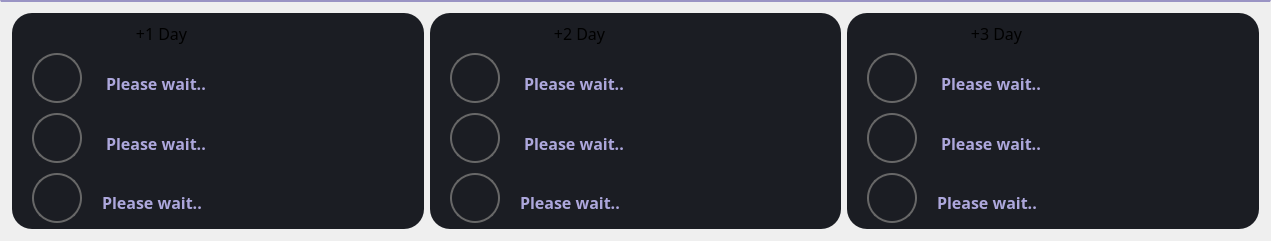
              <widget class="QFrame" name="weather_forecast_frame_2">
               <property name="geometry">
                <rect>
                 <x>0</x>
                 <y>180</y>
                 <width>1271</width>
                 <height>241</height>
                </rect>
               </property>
               <property name="styleSheet">
                <string notr="true">QFrame{border-top: 2px solid rgb(154, 148, 196)}</string>
               </property>
               <property name="frameShape">
                <enum>QFrame::StyledPanel</enum>
               </property>
               <property name="frameShadow">
                <enum>QFrame::Raised</enum>
               </property>
               <layout class="QHBoxLayout" name="horizontalLayout_5">
                <item>
                 <widget class="QFrame" name="frame_12">
                  <property name="styleSheet">
                   <string notr="true">background-color: rgb(27, 29, 35);
padding: 10px;
border-radius: 20px;
border: none;</string>
                  </property>
                  <property name="frameShape">
                   <enum>QFrame::StyledPanel</enum>
                  </property>
                  <property name="frameShadow">
                   <enum>QFrame::Raised</enum>
                  </property>
                  <widget class="QLabel" name="forecast_time1_2">
                   <property name="geometry">
                    <rect>
                     <x>19</x>
                     <y>0</y>
                     <width>261</width>
                     <height>41</height>
                    </rect>
                   </property>
                   <property name="minimumSize">
                    <size>
                     <width>0</width>
                     <height>30</height>
                    </size>
                   </property>
                   <property name="font">
                    <font>
                     <family>Adobe Caslon Pro</family>
                     <pointsize>12</pointsize>
                    </font>
                   </property>
                   <property name="styleSheet">
                    <string notr="true">border: none;</string>
                   </property>
                   <property name="text">
                    <string>+1 Day</string>
                   </property>
                   <property name="alignment">
                    <set>Qt::AlignCenter</set>
                   </property>
                  </widget>
                  <widget class="QLabel" name="forecast_icon1_2">
                   <property name="geometry">
                    <rect>
                     <x>20</x>
                     <y>40</y>
                     <width>50</width>
                     <height>50</height>
                    </rect>
                   </property>
                   <property name="minimumSize">
                    <size>
                     <width>50</width>
                     <height>50</height>
                    </size>
                   </property>
                   <property name="maximumSize">
                    <size>
                     <width>50</width>
                     <height>50</height>
                    </size>
                   </property>
                   <property name="font">
                    <font>
                     <pointsize>2</pointsize>
                    </font>
                   </property>
                   <property name="styleSheet">
                    <string notr="true">border: none;
padding: 5px;
border: 2px solid rgb(103, 103, 103);
border-radius: 25px;
color: rgb(252, 191, 130);</string>
                   </property>
                   <property name="text">
                    <string/>
                   </property>
                   <property name="scaledContents">
                    <bool>true</bool>
                   </property>
                  </widget>
                  <widget class="QLabel" name="forecast_temp1_2">
                   <property name="geometry">
                    <rect>
                     <x>80</x>
                     <y>50</y>
                     <width>129</width>
                     <height>40</height>
                    </rect>
                   </property>
                   <property name="minimumSize">
                    <size>
                     <width>0</width>
                     <height>30</height>
                    </size>
                   </property>
                   <property name="font">
                    <font>
                     <family>Adobe Caslon Pro</family>
                     <pointsize>12</pointsize>
                     <weight>75</weight>
                     <bold>true</bold>
                    </font>
                   </property>
                   <property name="styleSheet">
                    <string notr="true">color: rgb(173, 167, 220);border: none;</string>
                   </property>
                   <property name="text">
                    <string>Please wait..</string>
                   </property>
                  </widget>
                  <widget class="QLabel" name="forecast_temp1_3">
                   <property name="geometry">
                    <rect>
                     <x>80</x>
                     <y>110</y>
                     <width>129</width>
                     <height>40</height>
                    </rect>
                   </property>
                   <property name="minimumSize">
                    <size>
                     <width>0</width>
                     <height>30</height>
                    </size>
                   </property>
                   <property name="font">
                    <font>
                     <family>Adobe Caslon Pro</family>
                     <pointsize>12</pointsize>
                     <weight>75</weight>
                     <bold>true</bold>
                    </font>
                   </property>
                   <property name="styleSheet">
                    <string notr="true">color: rgb(173, 167, 220);border: none;</string>
                   </property>
                   <property name="text">
                    <string>Please wait..</string>
                   </property>
                  </widget>
                  <widget class="QLabel" name="forecast_icon1_3">
                   <property name="geometry">
                    <rect>
                     <x>20</x>
                     <y>100</y>
                     <width>50</width>
                     <height>50</height>
                    </rect>
                   </property>
                   <property name="minimumSize">
                    <size>
                     <width>50</width>
                     <height>50</height>
                    </size>
                   </property>
                   <property name="maximumSize">
                    <size>
                     <width>50</width>
                     <height>50</height>
                    </size>
                   </property>
                   <property name="font">
                    <font>
                     <pointsize>2</pointsize>
                    </font>
                   </property>
                   <property name="styleSheet">
                    <string notr="true">border: none;
padding: 5px;
border: 2px solid rgb(103, 103, 103);
border-radius: 25px;
color: rgb(252, 191, 130);</string>
                   </property>
                   <property name="text">
                    <string/>
                   </property>
                   <property name="scaledContents">
                    <bool>true</bool>
                   </property>
                  </widget>
                  <widget class="QLabel" name="forecast_temp1_4">
                   <property name="geometry">
                    <rect>
                     <x>76</x>
                     <y>169</y>
                     <width>129</width>
                     <height>40</height>
                    </rect>
                   </property>
                   <property name="minimumSize">
                    <size>
                     <width>0</width>
                     <height>30</height>
                    </size>
                   </property>
                   <property name="font">
                    <font>
                     <family>Adobe Caslon Pro</family>
                     <pointsize>12</pointsize>
                     <weight>75</weight>
                     <bold>true</bold>
                    </font>
                   </property>
                   <property name="styleSheet">
                    <string notr="true">color: rgb(173, 167, 220);border: none;</string>
                   </property>
                   <property name="text">
                    <string>Please wait..</string>
                   </property>
                  </widget>
                  <widget class="QLabel" name="forecast_icon1_4">
                   <property name="geometry">
                    <rect>
                     <x>20</x>
                     <y>160</y>
                     <width>50</width>
                     <height>50</height>
                    </rect>
                   </property>
                   <property name="minimumSize">
                    <size>
                     <width>50</width>
                     <height>50</height>
                    </size>
                   </property>
                   <property name="maximumSize">
                    <size>
                     <width>50</width>
                     <height>50</height>
                    </size>
                   </property>
                   <property name="font">
                    <font>
                     <pointsize>2</pointsize>
                    </font>
                   </property>
                   <property name="styleSheet">
                    <string notr="true">border: none;
padding: 5px;
border: 2px solid rgb(103, 103, 103);
border-radius: 25px;
color: rgb(252, 191, 130);</string>
                   </property>
                   <property name="text">
                    <string/>
                   </property>
                   <property name="scaledContents">
                    <bool>true</bool>
                   </property>
                  </widget>
                 </widget>
                </item>
                <item>
                 <widget class="QFrame" name="frame_13">
                  <property name="styleSheet">
                   <string notr="true">background-color: rgb(27, 29, 35);
padding: 10px;
border-radius: 20px;
border: none;</string>
                  </property>
                  <property name="frameShape">
                   <enum>QFrame::StyledPanel</enum>
                  </property>
                  <property name="frameShadow">
                   <enum>QFrame::Raised</enum>
                  </property>
                  <widget class="QLabel" name="forecast_time1_4">
                   <property name="geometry">
                    <rect>
                     <x>19</x>
                     <y>0</y>
                     <width>261</width>
                     <height>41</height>
                    </rect>
                   </property>
                   <property name="minimumSize">
                    <size>
                     <width>0</width>
                     <height>30</height>
                    </size>
                   </property>
                   <property name="font">
                    <font>
                     <family>Adobe Caslon Pro</family>
                     <pointsize>12</pointsize>
                    </font>
                   </property>
                   <property name="styleSheet">
                    <string notr="true">border: none;</string>
                   </property>
                   <property name="text">
                    <string>+2 Day</string>
                   </property>
                   <property name="alignment">
                    <set>Qt::AlignCenter</set>
                   </property>
                  </widget>
                  <widget class="QLabel" name="forecast_icon1_8">
                   <property name="geometry">
                    <rect>
                     <x>20</x>
                     <y>40</y>
                     <width>50</width>
                     <height>50</height>
                    </rect>
                   </property>
                   <property name="minimumSize">
                    <size>
                     <width>50</width>
                     <height>50</height>
                    </size>
                   </property>
                   <property name="maximumSize">
                    <size>
                     <width>50</width>
                     <height>50</height>
                    </size>
                   </property>
                   <property name="font">
                    <font>
                     <pointsize>2</pointsize>
                    </font>
                   </property>
                   <property name="styleSheet">
                    <string notr="true">border: none;
padding: 5px;
border: 2px solid rgb(103, 103, 103);
border-radius: 25px;
color: rgb(252, 191, 130);</string>
                   </property>
                   <property name="text">
                    <string/>
                   </property>
                   <property name="scaledContents">
                    <bool>true</bool>
                   </property>
                  </widget>
                  <widget class="QLabel" name="forecast_temp1_8">
                   <property name="geometry">
                    <rect>
                     <x>80</x>
                     <y>50</y>
                     <width>129</width>
                     <height>40</height>
                    </rect>
                   </property>
                   <property name="minimumSize">
                    <size>
                     <width>0</width>
                     <height>30</height>
                    </size>
                   </property>
                   <property name="font">
                    <font>
                     <family>Adobe Caslon Pro</family>
                     <pointsize>12</pointsize>
                     <weight>75</weight>
                     <bold>true</bold>
                    </font>
                   </property>
                   <property name="styleSheet">
                    <string notr="true">color: rgb(173, 167, 220);border: none;</string>
                   </property>
                   <property name="text">
                    <string>Please wait..</string>
                   </property>
                  </widget>
                  <widget class="QLabel" name="forecast_temp1_9">
                   <property name="geometry">
                    <rect>
                     <x>80</x>
                     <y>110</y>
                     <width>129</width>
                     <height>40</height>
                    </rect>
                   </property>
                   <property name="minimumSize">
                    <size>
                     <width>0</width>
                     <height>30</height>
                    </size>
                   </property>
                   <property name="font">
                    <font>
                     <family>Adobe Caslon Pro</family>
                     <pointsize>12</pointsize>
                     <weight>75</weight>
                     <bold>true</bold>
                    </font>
                   </property>
                   <property name="styleSheet">
                    <string notr="true">color: rgb(173, 167, 220);border: none;</string>
                   </property>
                   <property name="text">
                    <string>Please wait..</string>
                   </property>
                  </widget>
                  <widget class="QLabel" name="forecast_icon1_9">
                   <property name="geometry">
                    <rect>
                     <x>20</x>
                     <y>100</y>
                     <width>50</width>
                     <height>50</height>
                    </rect>
                   </property>
                   <property name="minimumSize">
                    <size>
                     <width>50</width>
                     <height>50</height>
                    </size>
                   </property>
                   <property name="maximumSize">
                    <size>
                     <width>50</width>
                     <height>50</height>
                    </size>
                   </property>
                   <property name="font">
                    <font>
                     <pointsize>2</pointsize>
                    </font>
                   </property>
                   <property name="styleSheet">
                    <string notr="true">border: none;
padding: 5px;
border: 2px solid rgb(103, 103, 103);
border-radius: 25px;
color: rgb(252, 191, 130);</string>
                   </property>
                   <property name="text">
                    <string/>
                   </property>
                   <property name="scaledContents">
                    <bool>true</bool>
                   </property>
                  </widget>
                  <widget class="QLabel" name="forecast_temp1_10">
                   <property name="geometry">
                    <rect>
                     <x>76</x>
                     <y>169</y>
                     <width>129</width>
                     <height>40</height>
                    </rect>
                   </property>
                   <property name="minimumSize">
                    <size>
                     <width>0</width>
                     <height>30</height>
                    </size>
                   </property>
                   <property name="font">
                    <font>
                     <family>Adobe Caslon Pro</family>
                     <pointsize>12</pointsize>
                     <weight>75</weight>
                     <bold>true</bold>
                    </font>
                   </property>
                   <property name="styleSheet">
                    <string notr="true">color: rgb(173, 167, 220);border: none;</string>
                   </property>
                   <property name="text">
                    <string>Please wait..</string>
                   </property>
                  </widget>
                  <widget class="QLabel" name="forecast_icon1_10">
                   <property name="geometry">
                    <rect>
                     <x>20</x>
                     <y>160</y>
                     <width>50</width>
                     <height>50</height>
                    </rect>
                   </property>
                   <property name="minimumSize">
                    <size>
                     <width>50</width>
                     <height>50</height>
                    </size>
                   </property>
                   <property name="maximumSize">
                    <size>
                     <width>50</width>
                     <height>50</height>
                    </size>
                   </property>
                   <property name="font">
                    <font>
                     <pointsize>2</pointsize>
                    </font>
                   </property>
                   <property name="styleSheet">
                    <string notr="true">border: none;
padding: 5px;
border: 2px solid rgb(103, 103, 103);
border-radius: 25px;
color: rgb(252, 191, 130);</string>
                   </property>
                   <property name="text">
                    <string/>
                   </property>
                   <property name="scaledContents">
                    <bool>true</bool>
                   </property>
                  </widget>
                 </widget>
                </item>
                <item>
                 <widget class="QFrame" name="frame_14">
                  <property name="styleSheet">
                   <string notr="true">background-color: rgb(27, 29, 35);
padding: 10px;
border-radius: 20px;
border: none;</string>
                  </property>
                  <property name="frameShape">
                   <enum>QFrame::StyledPanel</enum>
                  </property>
                  <property name="frameShadow">
                   <enum>QFrame::Raised</enum>
                  </property>
                  <widget class="QLabel" name="forecast_time1_5">
                   <property name="geometry">
                    <rect>
                     <x>19</x>
                     <y>0</y>
                     <width>261</width>
                     <height>41</height>
                    </rect>
                   </property>
                   <property name="minimumSize">
                    <size>
                     <width>0</width>
                     <height>30</height>
                    </size>
                   </property>
                   <property name="font">
                    <font>
                     <family>Adobe Caslon Pro</family>
                     <pointsize>12</pointsize>
                    </font>
                   </property>
                   <property name="styleSheet">
                    <string notr="true">border: none;</string>
                   </property>
                   <property name="text">
                    <string>+3 Day</string>
                   </property>
                   <property name="alignment">
                    <set>Qt::AlignCenter</set>
                   </property>
                  </widget>
                  <widget class="QLabel" name="forecast_icon1_11">
                   <property name="geometry">
                    <rect>
                     <x>20</x>
                     <y>40</y>
                     <width>50</width>
                     <height>50</height>
                    </rect>
                   </property>
                   <property name="minimumSize">
                    <size>
                     <width>50</width>
                     <height>50</height>
                    </size>
                   </property>
                   <property name="maximumSize">
                    <size>
                     <width>50</width>
                     <height>50</height>
                    </size>
                   </property>
                   <property name="font">
                    <font>
                     <pointsize>2</pointsize>
                    </font>
                   </property>
                   <property name="styleSheet">
                    <string notr="true">border: none;
padding: 5px;
border: 2px solid rgb(103, 103, 103);
border-radius: 25px;
color: rgb(252, 191, 130);</string>
                   </property>
                   <property name="text">
                    <string/>
                   </property>
                   <property name="scaledContents">
                    <bool>true</bool>
                   </property>
                  </widget>
                  <widget class="QLabel" name="forecast_temp1_11">
                   <property name="geometry">
                    <rect>
                     <x>80</x>
                     <y>50</y>
                     <width>129</width>
                     <height>40</height>
                    </rect>
                   </property>
                   <property name="minimumSize">
                    <size>
                     <width>0</width>
                     <height>30</height>
                    </size>
                   </property>
                   <property name="font">
                    <font>
                     <family>Adobe Caslon Pro</family>
                     <pointsize>12</pointsize>
                     <weight>75</weight>
                     <bold>true</bold>
                    </font>
                   </property>
                   <property name="styleSheet">
                    <string notr="true">color: rgb(173, 167, 220);border: none;</string>
                   </property>
                   <property name="text">
                    <string>Please wait..</string>
                   </property>
                  </widget>
                  <widget class="QLabel" name="forecast_temp1_12">
                   <property name="geometry">
                    <rect>
                     <x>80</x>
                     <y>110</y>
                     <width>129</width>
                     <height>40</height>
                    </rect>
                   </property>
                   <property name="minimumSize">
                    <size>
                     <width>0</width>
                     <height>30</height>
                    </size>
                   </property>
                   <property name="font">
                    <font>
                     <family>Adobe Caslon Pro</family>
                     <pointsize>12</pointsize>
                     <weight>75</weight>
                     <bold>true</bold>
                    </font>
                   </property>
                   <property name="styleSheet">
                    <string notr="true">color: rgb(173, 167, 220);border: none;</string>
                   </property>
                   <property name="text">
                    <string>Please wait..</string>
                   </property>
                  </widget>
                  <widget class="QLabel" name="forecast_icon1_12">
                   <property name="geometry">
                    <rect>
                     <x>20</x>
                     <y>100</y>
                     <width>50</width>
                     <height>50</height>
                    </rect>
                   </property>
                   <property name="minimumSize">
                    <size>
                     <width>50</width>
                     <height>50</height>
                    </size>
                   </property>
                   <property name="maximumSize">
                    <size>
                     <width>50</width>
                     <height>50</height>
                    </size>
                   </property>
                   <property name="font">
                    <font>
                     <pointsize>2</pointsize>
                    </font>
                   </property>
                   <property name="styleSheet">
                    <string notr="true">border: none;
padding: 5px;
border: 2px solid rgb(103, 103, 103);
border-radius: 25px;
color: rgb(252, 191, 130);</string>
                   </property>
                   <property name="text">
                    <string/>
                   </property>
                   <property name="scaledContents">
                    <bool>true</bool>
                   </property>
                  </widget>
                  <widget class="QLabel" name="forecast_temp1_13">
                   <property name="geometry">
                    <rect>
                     <x>76</x>
                     <y>169</y>
                     <width>129</width>
                     <height>40</height>
                    </rect>
                   </property>
                   <property name="minimumSize">
                    <size>
                     <width>0</width>
                     <height>30</height>
                    </size>
                   </property>
                   <property name="font">
                    <font>
                     <family>Adobe Caslon Pro</family>
                     <pointsize>12</pointsize>
                     <weight>75</weight>
                     <bold>true</bold>
                    </font>
                   </property>
                   <property name="styleSheet">
                    <string notr="true">color: rgb(173, 167, 220);border: none;</string>
                   </property>
                   <property name="text">
                    <string>Please wait..</string>
                   </property>
                  </widget>
                  <widget class="QLabel" name="forecast_icon1_13">
                   <property name="geometry">
                    <rect>
                     <x>20</x>
                     <y>160</y>
                     <width>50</width>
                     <height>50</height>
                    </rect>
                   </property>
                   <property name="minimumSize">
                    <size>
                     <width>50</width>
                     <height>50</height>
                    </size>
                   </property>
                   <property name="maximumSize">
                    <size>
                     <width>50</width>
                     <height>50</height>
                    </size>
                   </property>
                   <property name="font">
                    <font>
                     <pointsize>2</pointsize>
                    </font>
                   </property>
                   <property name="styleSheet">
                    <string notr="true">border: none;
padding: 5px;
border: 2px solid rgb(103, 103, 103);
border-radius: 25px;
color: rgb(252, 191, 130);</string>
                   </property>
                   <property name="text">
                    <string/>
                   </property>
                   <property name="scaledContents">
                    <bool>true</bool>
                   </property>
                  </widget>
                 </widget>
                </item>
               </layout>
              </widget>
